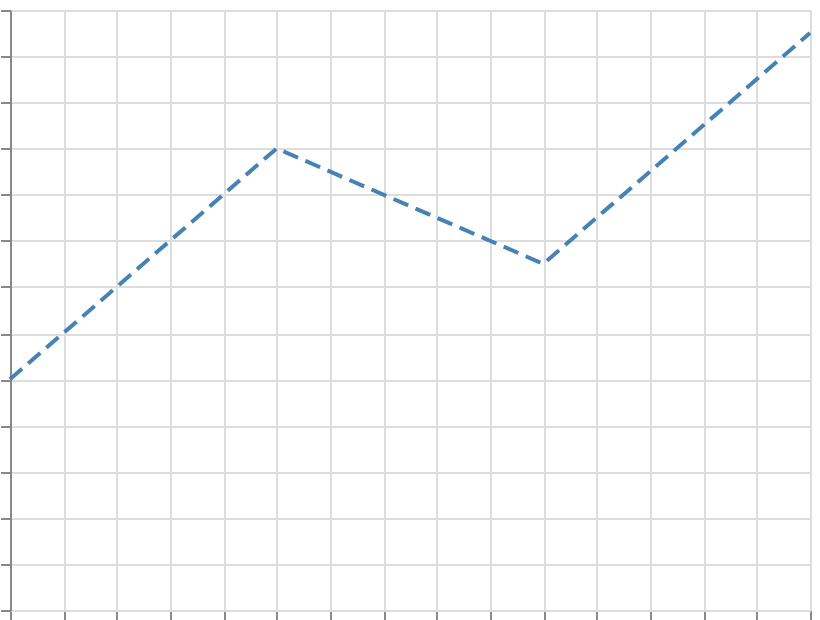

Specify this chart in Vega-Lite:
### Vega specification from a JSON file in a GitHub repository (floating-point values rounded to 4 significant figures)
{"$schema": "https://vega.github.io/schema/vega/v6.json", "width": 400, "height": 300, "padding": 5, "autosize": "none", "data": [{"name": "table", "values": [{"x": 0, "y": 10}, {"x": 1, "y": 20}, {"x": 2, "y": 15}, {"x": 3, "y": 25}]}], "scales": [{"name": "x", "type": "linear", "domain": {"data": "table", "field": "x"}, "range": "width", "nice": true}, {"name": "y", "type": "linear", "domain": {"data": "table", "field": "y"}, "range": [{"signal": "height"}, 0], "nice": true}], "marks": [{"type": "line", "from": {"data": "table"}, "encode": {"update": {"x": {"scale": "x", "field": "x"}, "y": {"scale": "y", "field": "y"}, "stroke": {"value": "steelblue"}, "strokeWidth": {"value": 2}, "strokeDash": {"value": [8, 4]}}}}], "axes": [{"scale": "x", "orient": "bottom", "grid": true, "labels": false}, {"scale": "y", "orient": "left", "grid": true, "labels": false}]}
